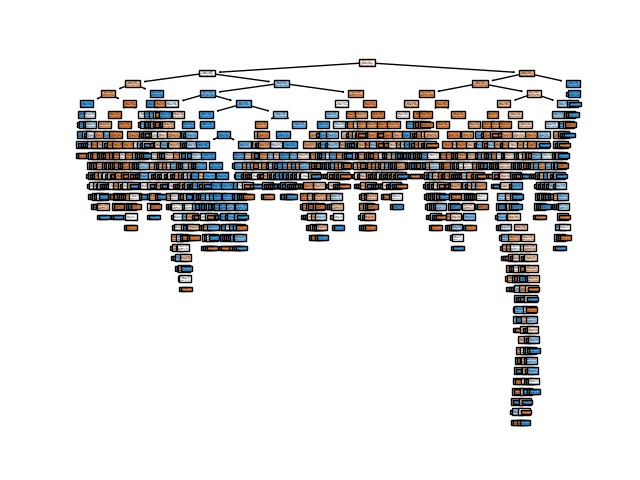

Python code for this plot:
import pandas as pd
# Import train_test_split function
from sklearn.model_selection import train_test_split, cross_val_score
# Import scikit-learn metrics module for accuracy calculation
from sklearn import tree
from sklearn.tree import plot_tree
from sklearn.metrics import classification_report, confusion_matrix
import graphviz
import matplotlib.pyplot as plt
import csv

dataset = pd.read_csv("../data/banana.csv")
X = dataset.drop('classe', axis=1)
y = dataset['classe']
X_train, X_test, y_train, y_test = train_test_split(
    X, y, test_size=0.2)

classifier = tree.DecisionTreeClassifier()
classifier = classifier.fit(X, y)
y_pred = classifier.predict(X_test)

confusionMatrix = pd.crosstab(y_test, y_pred)
classificationReport = classification_report(
    y_test, y_pred, output_dict=True)
scoresCV2 = cross_val_score(classifier, X, y, cv=2)
scoresCV5 = cross_val_score(classifier, X, y, cv=5)
scoresCV10 = cross_val_score(classifier, X, y, cv=10)

confusionMatrix.to_csv('confusion-matrix-dt.csv')
pd.DataFrame(classificationReport).transpose().to_csv(
    'classification-report-dt.csv')

with open('cross-validation-dt.csv', mode='a') as CVFile:
    writer = csv.writer(CVFile)
    writer.writerow([2, scoresCV2, scoresCV2.mean()])
    writer.writerow([5, scoresCV5, scoresCV5.mean()])
    writer.writerow([10, scoresCV10, scoresCV10.mean()])


plt.figure()
plot_tree(classifier, filled=True)
plt.savefig('decision-tree.png')
